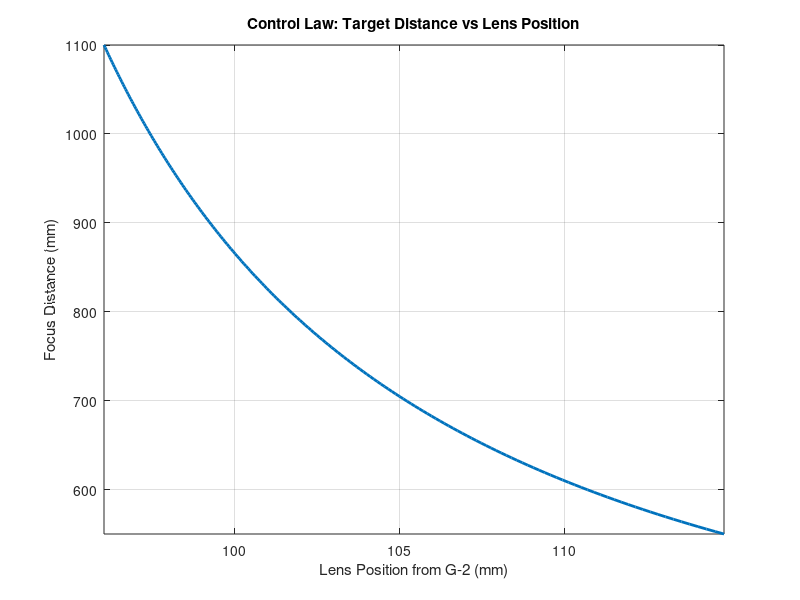
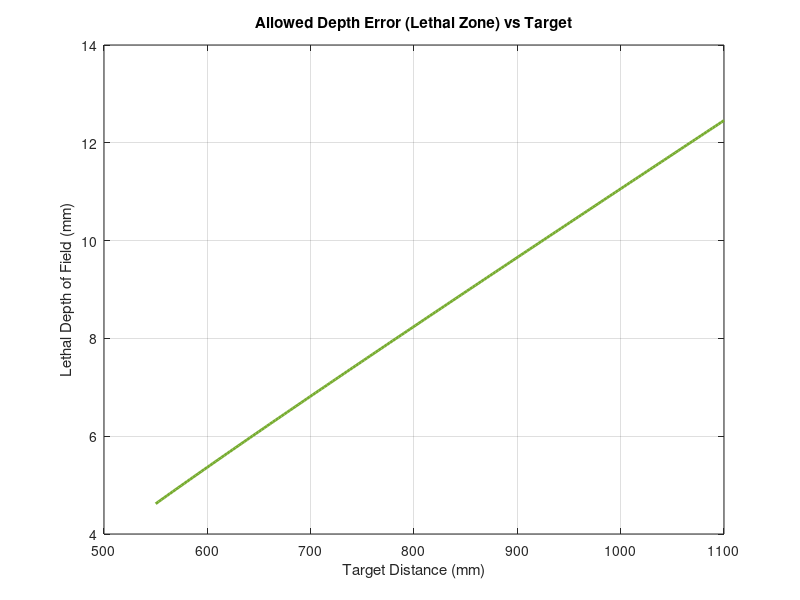

The MATLAB source for these figures, in order: (Note: this script raises an error after producing the figures.)
%% PROJECT V.E.S.P.A. - Optical Chain Specification (Rev 4.0)
% Author: Chief System Architect
% Context: Mechatronic Final Year Project
% Hardware: NUBM49 + G-2 + D63F100 Aspheric Lens

clear; clc; close all;

%% 1. SYSTEM PARAMETERS (D63F100 CONFIGURATION)
P_laser = 5.5;          % Watts (Optical Power)
f_aspheric = 100;       % mm (New Lens from D63F100)
D_aspheric = 63;        % mm (New Lens Diameter)
dist_G2_Virt = 15;      % mm (Virtual source offset behind G-2)
Target_Range = [550, 1100]; % mm
Default_Target = 800;   % mm

% Safety/Lethality Constants
% NOTE (exposure time): this model uses 20 ms; the PFE soutenance report used
% 40 ms. The delivered spot rounds to ~0.53 mm in both cases, so no safety figure
% is wrong -- but the two exposure assumptions are not reconciled here.
T_exposure = 0.020;     % s
Fluence_Lethal = 50;    % J/cm^2
I_lethal = Fluence_Lethal / T_exposure; % 2500 W/cm^2
I_MPE_Eye = 0.0025;     % W/cm^2
I_DryLeaf = 250;        % W/cm^2

%% 2. CONTROL LAW & BEAM STATS CALCULATION
targets = linspace(Target_Range(1), Target_Range(2), 200);
lens_pos_G2 = zeros(size(targets)); 
error_margin = zeros(size(targets)); 
theta_half_G2 = deg2rad(15); % 15 deg divergence from G-2

% Lethal Radius Calculation
w_lethal = sqrt(P_laser / (pi * I_lethal)) * 10; % mm

for i = 1:length(targets)
    Z_t = targets(i);
    Z_tot = Z_t + dist_G2_Virt;
    
    % Lens Position (u)
    roots_u = roots([1, -Z_tot, f_aspheric*Z_tot]);
    u_val = min(roots_u);
    lens_pos_G2(i) = u_val - dist_G2_Virt;
    
    % Beam Stats at this distance
    v_dist = Z_t - lens_pos_G2(i);
    w_at_lens = u_val * tan(theta_half_G2);
    theta_focus = atan(w_at_lens / v_dist);
    
    % Error Margin Calc (Geometric Approximation)
    % w_0 is the diffraction-limited waist RADIUS (mm). This is the worst case
    % (highest peak intensity), so 'Peak Intensity' printed below (~2.7e4 W/cm^2)
    % is NOT the same figure as securite_laser.md's "~2200 W/cm^2 on a 0.53 mm
    % spot": that doc uses the realistic delivered spot DIAMETER (0.53 mm =>
    % 0.265 mm radius). Both are correct for their own spot definition.
    w_0 = 0.08; % diffraction-limited waist radius (mm), worst case
    if w_lethal > w_0
        z_delta = (w_lethal - w_0) / tan(theta_focus);
        error_margin(i) = 2 * z_delta; 
    else
        error_margin(i) = 0;
    end
end

% --- SPECIFIC STATS FOR REPORT (DEFAULT POSITION) ---
[~, idx_def] = min(abs(targets - Default_Target));
Pos_Default = lens_pos_G2(idx_def); 
Linear_Travel = max(lens_pos_G2) - min(lens_pos_G2);
Margin_Default = error_margin(idx_def);

% Calculate Beam Diameter Entering Aspheric Lens
u_default = Pos_Default + dist_G2_Virt;
Beam_Radius_Input = u_default * tan(theta_half_G2);
Beam_Diameter_Input = 2 * Beam_Radius_Input;

%% 3. POWER DENSITY SIMULATION (At Default Target)
z_sim = linspace(0, 2000, 2000); 
theta_focus_def = atan(Beam_Radius_Input / (Default_Target - Pos_Default));
Power_Density = zeros(size(z_sim));

for k = 1:length(z_sim)
    dist_from_focus = abs(z_sim(k) - Default_Target);
    w_z = 0.08 + dist_from_focus * tan(theta_focus_def); 
    Power_Density(k) = P_laser / (pi * (w_z/10)^2);
end

Peak_Intensity = max(Power_Density);

%% 4. VISUALIZATION

% --- FIGURE 1: CONTROL LAW ---
figure('Name', 'VESPA Fig 1: Control Law (D63F100)', 'Color', 'white');
plot(lens_pos_G2, targets, 'LineWidth', 2, 'Color', '#0072BD');
grid on;
title('Control Law: Target Distance vs Lens Position');
xlabel('Lens Position from G-2 (mm)');
ylabel('Focus Distance (mm)');
axis tight;

% --- FIGURE 2: ERROR MARGIN ---
figure('Name', 'VESPA Fig 2: Allowed Error Margin', 'Color', 'white');
plot(targets, error_margin, 'LineWidth', 2, 'Color', '#77AC30');
grid on;
title('Allowed Depth Error (Lethal Zone) vs Target');
xlabel('Target Distance (mm)');
ylabel('Lethal Depth of Field (mm)');
yline(Margin_Default, '--k', sprintf('Margin @ 800mm: %.1f mm', Margin_Default));

% --- FIGURE 3: POWER DENSITY ---
figure('Name', 'VESPA Fig 3: Power Density', 'Color', 'white');
semilogy(z_sim, Power_Density, 'r', 'LineWidth', 1.5); hold on;
yline(I_lethal, '--k', 'Lethal Threshold');
yline(I_DryLeaf, '--g', 'Fire Limit');
yline(I_MPE_Eye, '-.b', 'Eye Safety');

% Formatting
ax = gca; ax.XAxis.Exponent = 0; xticks(0:200:2000);
xlim([400 1800]); ylim([1e-4 1e6]);
grid on;
title('Power Density Profile (Log Scale)');
xlabel('Distance from G-2 (mm)');
ylabel('Power Density (W/cm^2)');
legend('Beam Profile', 'Lethal', 'Fire Safety', 'Eye Safety', 'Location', 'southwest');

%% 5. FINAL REPORT OUTPUT
fprintf('==================================================\n');
fprintf('       PROJECT V.E.S.P.A. - OPTICAL REPORT        \n');
fprintf('==================================================\n');
fprintf('1. HARDWARE SELECTION\n');
fprintf('   * Aspheric Lens           : D63F100 (Dia 63mm, f=100mm)\n');
fprintf('   * Actuator                : Precision 35mm Stepper\n');
fprintf('--------------------------------------------------\n');
fprintf('2. BEAM STATISTICS (At 800mm Default Focus)\n');
fprintf('   * Lens Position (from G2) : %.2f mm\n', Pos_Default);
fprintf('   * Beam Diameter (Input)   : %.2f mm\n', Beam_Diameter_Input);
fprintf('     (Fill Factor: %.1f%% of 63mm aperture)\n', (Beam_Diameter_Input/D_aspheric)*100);
fprintf('   * Peak Intensity          : %.2e W/cm^2\n', Peak_Intensity);
fprintf('--------------------------------------------------\n');
fprintf('3. MECHANICAL REQUIREMENTS\n');
fprintf('   * Total Linear Travel     : %.2f mm\n', Linear_Travel);
fprintf('   * Lethal Depth (DoF)      : %.2f mm\n', Margin_Default);
fprintf('==================================================\n');
